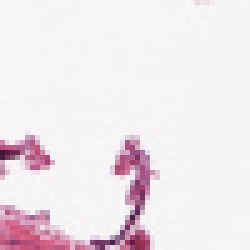
#> input picture data/0/8863_8863_idx5_x101_y1201_class0.png, 50 x 50 px, found by its file name (shown 5 times larger); its folder holds only this picture in this run
$ python think.py
#> lines starting #> are read from the running program, lines starting #| are printed output that depends on the picture
import os
import numpy as np
import cv2
from sklearn.model_selection import train_test_split
from sklearn.neural_network import MLPClassifier
from sklearn.metrics import accuracy_score, confusion_matrix
import matplotlib.pyplot as plt
import seaborn as sns
from sklearn.preprocessing import StandardScaler


# -------------------------
# تحميل الصور
# -------------------------
def load_images(root="Data", limit=None):
    X, y = [], []

    for lbl in ["0", "1"]:
        folder = os.path.join(root, lbl)
        files = os.listdir(folder)

        if limit is not None:
            files = files[:limit]

        for f in files:
            path = os.path.join(folder, f)

            img = cv2.imread(path, cv2.IMREAD_GRAYSCALE)

            if img is None:
                continue

            img = cv2.resize(img, (32, 32))
            img = img.flatten() / 255.0

            X.append(img)
            y.append(int(lbl))

    return np.array(X), np.array(y)

def preprocess_data(X):
    scaler = StandardScaler()
    X = scaler.fit_transform(X)
    return X


# ---------- 3. Train & Evaluate ----------
def train_and_evaluate(X, y, layers, activation):
    X_train, X_test, y_train, y_test = train_test_split(
        X, y, test_size=0.2, random_state=42
    )

    model = MLPClassifier(
        hidden_layer_sizes=layers,
        activation=activation,
        max_iter=500,
        random_state=42
    )

    model.fit(X_train, y_train)

    y_pred = model.predict(X_test)

    acc = accuracy_score(y_test, y_pred)
    cm = confusion_matrix(y_test, y_pred)

    return acc, cm


# ---------- 4. Plot Confusion Matrix ----------
def plot_confusion_matrix(cm, title):
    sns.heatmap(cm, annot=True, fmt="d", cmap="Blues")
    plt.title(title)
    plt.xlabel("Predicted")
    plt.ylabel("Actual")
    plt.show()


    # ---------- 5. Run Experiment ----------
def run_experiment(layers, activation):
    X, y = load_images("Data" , limit=100)
    X = preprocess_data(X)

    acc, cm = train_and_evaluate(X, y, layers, activation)

    print(f"Layers: {layers}")
    print(f"Activation: {activation}")
    print(f"Accuracy: {acc:.4f}")

    plot_confusion_matrix(cm, f"{activation} | Layers {layers}")


# ---------- 6. Experiments ----------
run_experiment((64,), 'relu')
#> in load_images, `img = cv2.imread(path, cv2.IMREAD_GRAYSCALE)`:
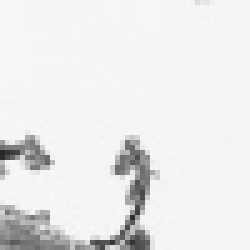
#> img: shape (50, 50) (shown 5 times larger); min 39, max 248, mean 233.2
#> in load_images, `img = cv2.resize(img, (32, 32))`:
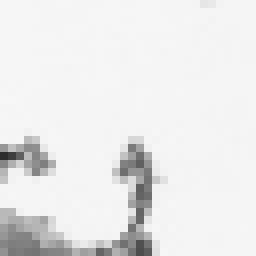
#> img: shape (32, 32) (shown 8 times larger); min 45, max 247, mean 233.4
#> in load_images, `img = img.flatten() / 255.0`: img = 1024 values, max 0.969 at index 384, min 0.176 at index 608, mean 0.915
#> pass 2 of the loop in load_images, `for lbl in ["0", "1"]:`:
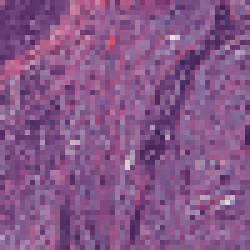
#> input picture data/1/8863_8863_idx5_x1001_y1501_class1.png, 50 x 50 px, found by its file name (shown 5 times larger)
#> in load_images, `img = cv2.imread(path, cv2.IMREAD_GRAYSCALE)`:
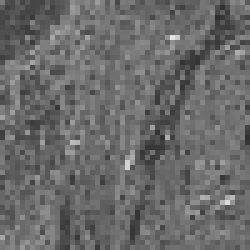
#> img: shape (50, 50) (shown 5 times larger); min 48, max 227, mean 106.4
#> in load_images, `img = cv2.resize(img, (32, 32))`:
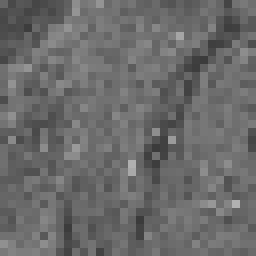
#> img: shape (32, 32) (shown 8 times larger); min 59, max 177, mean 106.3
#> in load_images, `img = img.flatten() / 255.0`: img = 1024 values, max 0.694 at index 829, min 0.231 at index 595, mean 0.417
#> in run_experiment, `X, y = load_images("Data" , limit=100)`: y = [0, 1]
#> in train_and_evaluate, `X_train, X_test, y_train, y_test = train_test_split( X, y, test_size=0..`: y_train = [0]; y_test = [1]
#> in train_and_evaluate, `y_pred = model.predict(X_test)`: y_pred = [0]
#> in train_and_evaluate, `acc = accuracy_score(y_test, y_pred)`: acc = 0
#> in train_and_evaluate, `cm = confusion_matrix(y_test, y_pred)`: cm = [[0, 0], [1, 0]]
#> in run_experiment, `acc, cm = train_and_evaluate(X, y, layers, activation)`: acc = 0; cm = [[0, 0], [1, 0]]
#| Accuracy: 0.0000
#> in plot_confusion_matrix, `plt.show()`:
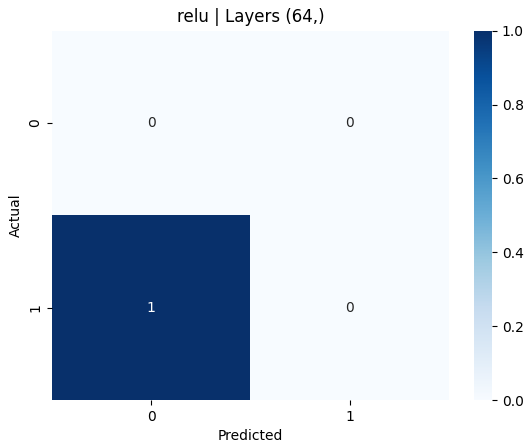
#> figure drawn by matplotlib, 2 panels
run_experiment((128, 64), 'relu')
#> pass 2 of the loop in load_images, `for lbl in ["0", "1"]:`:
#| Accuracy: 0.0000

run_experiment((64,), 'tanh')
#> pass 2 of the loop in load_images, `for lbl in ["0", "1"]:`:
#| Accuracy: 0.0000
run_experiment((128, 64), 'tanh')
#> pass 2 of the loop in load_images, `for lbl in ["0", "1"]:`:
#| Accuracy: 0.0000

run_experiment((64,), 'logistic')
#> pass 2 of the loop in load_images, `for lbl in ["0", "1"]:`:
#| Accuracy: 0.0000
run_experiment((128, 64), 'logistic')
#> pass 2 of the loop in load_images, `for lbl in ["0", "1"]:`:
#| Accuracy: 0.0000
